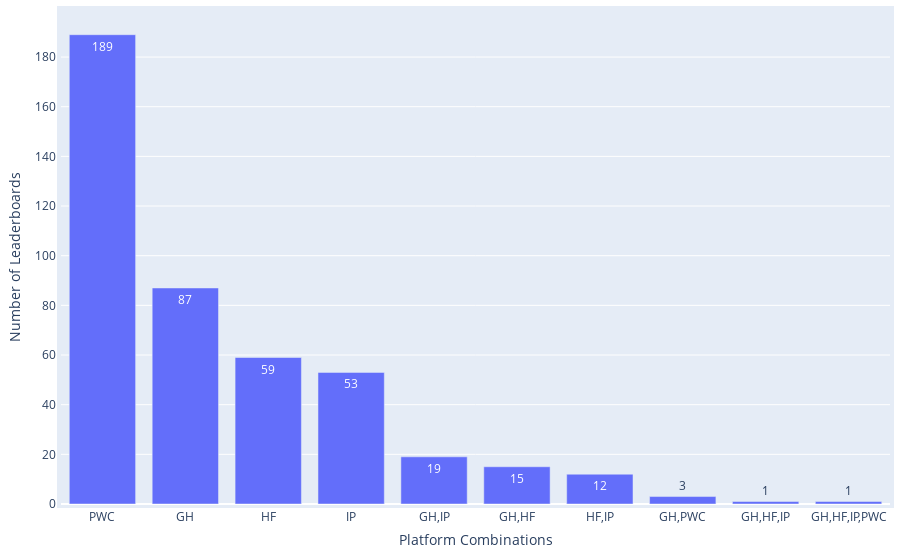

The notebook cell this image was saved under:
### Code cell
df = pd.read_csv(path_meta / 'leaderboard_processed.csv')
df['Platforms'] = df['Platforms'].apply(ast.literal_eval)
df['Platforms'] = df['Platforms'].apply(lambda x: [platform_abbreviation_mapping_inverse[platform] for platform in x])
df['Platforms'] = df['Platforms'].apply(lambda x: ','.join(x).upper())
df = df.explode('Platforms')['Platforms'].value_counts().reset_index(name='Frequency')

fig = px.bar(
    x=df['Platforms'],
    y=df['Frequency'],
    text_auto=True,
    labels={'x': 'Platform Combinations', 'y': 'Number of Leaderboards'},
)
# Update the layout for a tighter look
fig.update_layout(
    autosize=True,
    margin=dict(
        l=10,  # Left margin
        r=10,  # Right margin
        b=10,  # Bottom margin
        t=10,  # Top margin
        pad=4  # Padding between the plot and the margin
    )
)
pio.write_image(fig, f'{path_meta}/platform-combo-distribution.pdf')
fig.show()

### Figure 1 — Plotly figure (JSON) as saved in the notebook; plotly's stock layout.template omitted (floating-point values rounded to 4 significant figures)
{"data": [{"alignmentgroup": "True", "hovertemplate": "Platform Combinations=%{x}<br>Number of Leaderboards=%{y}<extra></extra>", "legendgroup": "", "marker": {"color": "#636efa", "pattern": {"shape": ""}}, "name": "", "offsetgroup": "", "orientation": "v", "showlegend": false, "textposition": "auto", "texttemplate": "%{y}", "type": "bar", "x": ["PWC", "GH", "HF", "IP", "GH,IP", "GH,HF", "HF,IP", "GH,PWC", "GH,HF,IP", "GH,HF,IP,PWC"], "xaxis": "x", "y": [189, 87, 59, 53, 19, 15, 12, 3, 1, 1], "yaxis": "y"}], "layout": {"autosize": true, "barmode": "relative", "legend": {"tracegroupgap": 0}, "margin": {"b": 10, "l": 10, "pad": 4, "r": 10, "t": 10}, "xaxis": {"anchor": "y", "domain": [0, 1], "title": {"text": "Platform Combinations"}}, "yaxis": {"anchor": "x", "domain": [0, 1], "title": {"text": "Number of Leaderboards"}}}}
